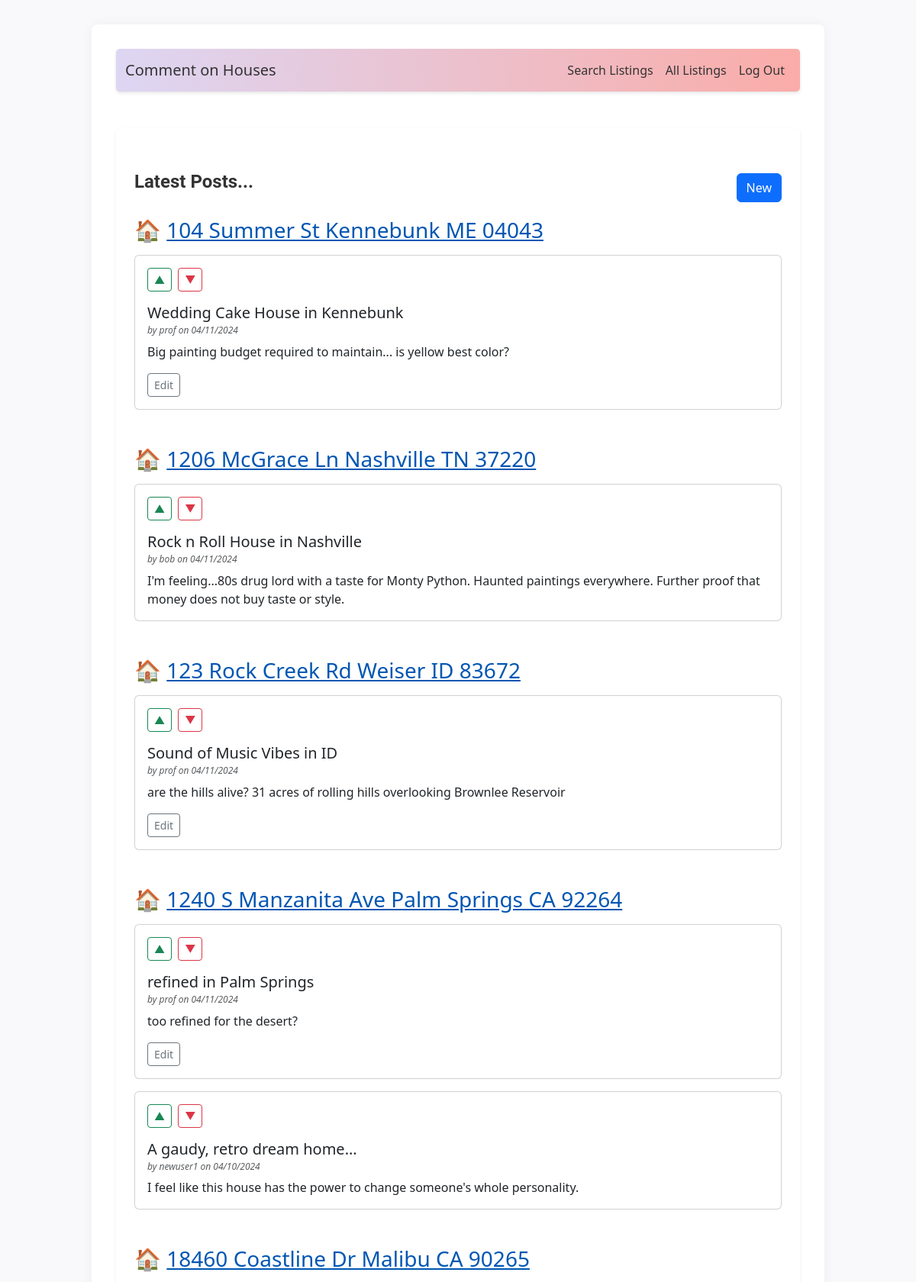
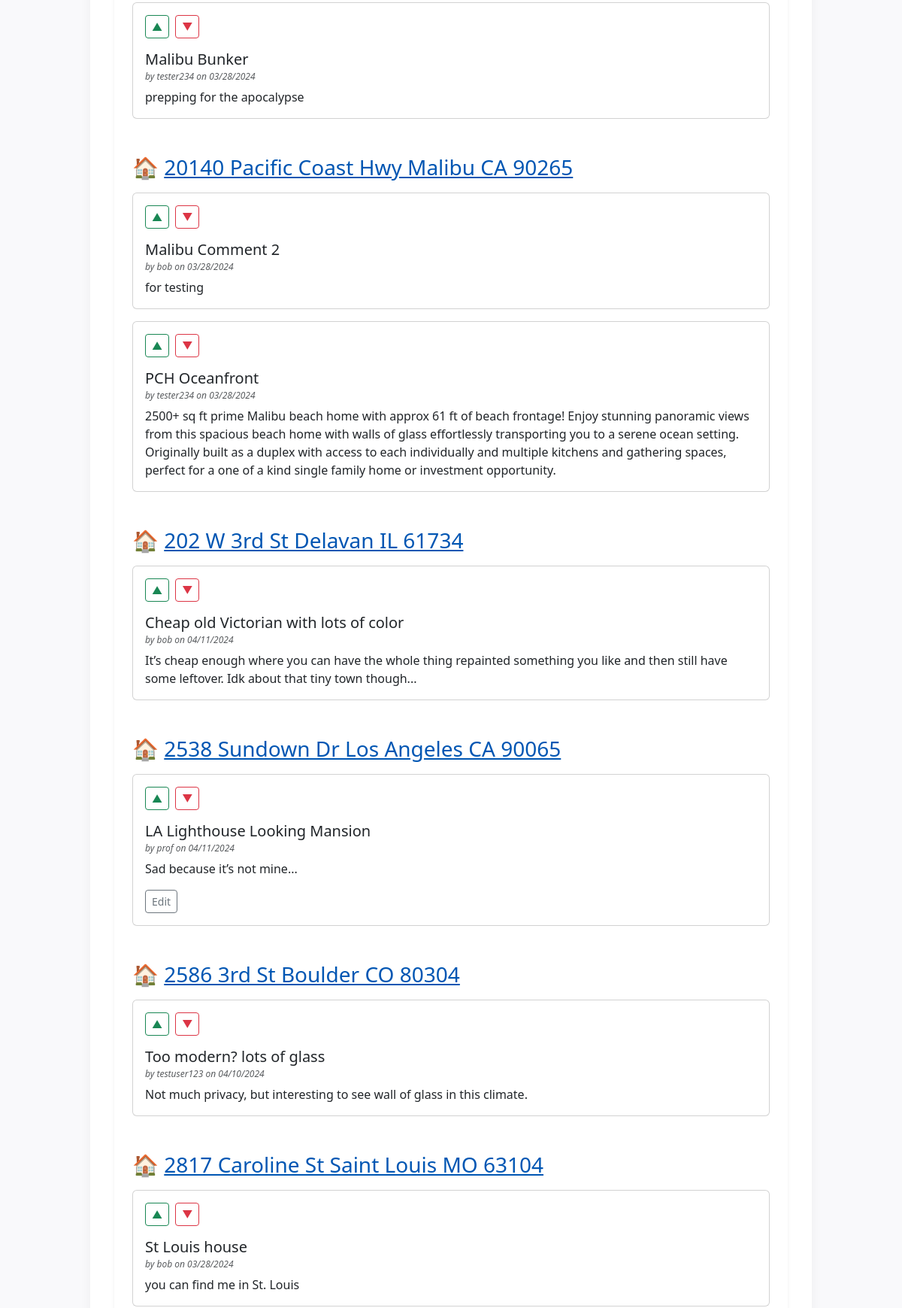
Page / (signed in, upper part) on the committed database (2 pictures, top to bottom).
### tables this page shows
CREATE TABLE post (
  id INTEGER PRIMARY KEY AUTOINCREMENT,
  author_id INTEGER NOT NULL,
  created TIMESTAMP NOT NULL DEFAULT CURRENT_TIMESTAMP,
  title TEXT NOT NULL,
  body TEXT NOT NULL,
  listing TEXT,
  state TEXT,
  FOREIGN KEY (author_id) REFERENCES user (id)
);

CREATE TABLE user (
  id INTEGER PRIMARY KEY AUTOINCREMENT,
  username TEXT UNIQUE NOT NULL,
  password TEXT NOT NULL
);

### flaskr/blog.py (the view)
@bp.route('/')
def index():
    db = get_db()
    posts = db.execute(
        'SELECT p.id, title, body, created, author_id, username, listing'
        ' FROM post p JOIN user u ON p.author_id = u.id'
        ' ORDER BY listing, created DESC'
    ).fetchall()
    posts = [dict(post) for post in posts]
    for post in posts:
        if post['listing']:
            parsed_address, state = parse_address_from_listing(post['listing'])
            post['parsed_address'] = parsed_address
            post['state'] = state
    grouped_posts = {k: list(v) for k, v in groupby (posts, key=itemgetter('listing'))}
    return render_template('blog/index.html', grouped_posts=grouped_posts)

### flaskr/auth.py (called while the page is built)
@bp.before_app_request
def load_logged_in_user():
    user_id = session.get('user_id')
    if user_id is None:
        g.user = None
    else:
        g.user = get_db().execute(
            'SELECT * FROM user WHERE id = ?', (user_id,)
        ).fetchone()

### flaskr/blog.py (called while the page is built)
def parse_address_from_listing(listing_url):
    house_emoji = '\U0001F3E0'
    parts = listing_url.split('/')
    address_part = parts[4]
    address = address_part.replace('-', ' ')
    state = address[-8:-6]
    formatted_address = f"{house_emoji} <a href='{listing_url}' target='_blank'>{address}</a>"
    return formatted_address, state

### flaskr/db.py (called while the page is built)
def get_db():
    if 'db' not in g:
        g.db = sqlite3.connect(
            current_app.config['DATABASE'],
            detect_types=sqlite3.PARSE_DECLTYPES
        )
        g.db.row_factory = sqlite3.Row
    return g.db

### flaskr/templates/blog/index.html (shortened to what this page needs)
{% extends 'base.html' %}
{% block header %}
<div class="container mt-4">
  <div class="d-flex justify-content-between align-items-center">
    <h1 class="fw-bold">{% block title %}Latest Posts...{% endblock %}</h1>
    {% if g.user %}
      <a class="btn btn-primary" href="{{ url_for('blog.create') }}">New</a>
    {% endif %}
  </div>
</div>
{% endblock %}
{% block content %}
<div class="container mt-3">
  {% for listing, posts in grouped_posts.items() %}
    <section class="mb-5">
      <h2 class="mb-3">{{ posts[0].parsed_address|safe }}</h2>
      {% for post in posts %}
        <div class="card mb-3">
          <div class="card-body">
            <div class="d-flex align-items-center mb-3">
              <form action="{{ url_for('blog.vote') }}" method="post" class="me-2">
                <button type="submit" name="vote_type" value="1" class="btn btn-outline-success btn-sm">&#x25B2; </button>
              </form>
              <form action="{{ url_for('blog.vote') }}" method="post" class="me-2">
                <button type="submit" name="vote_type" value="-1" class="btn btn-outline-danger btn-sm">&#x25BC; </button>
              </form>
            </div>
            <h3 class="card-title smaller-size">{{ post['title'] }}</h3>
            <h6 class="card-subtitle mb-2 text-muted h6-reduce">
              <em>by {{ post['username'] }} on {{ post['created'].strftime('%m/%d/%Y') }}</em>
            </h6>
            <p class="card-text">{{ post['body'] }}</p>
            {% if g.user['id'] == post['author_id'] %}
              <a class="btn btn-outline-secondary btn-sm" href="{{ url_for('blog.update', id=post['id']) }}">Edit</a>
            {% endif %}
          </div>
        </div>
      {% endfor %}
    </section>
  {% endfor %}
</div>
{% endblock %}

### flaskr/static/style.css (style rules this page uses)
html { font-family: "Roboto", sans-serif; background: #f9f9fb; color: #424242; line-height: 1.6; }
body { max-width: 80vw; margin: 2rem auto; background: #fff; padding: 2rem; box-shadow: 0 0 15px rgba(0, 0, 0, 0.05); border-radius: 8px; }
h1 { font-family: 'Roboto'; color: #333; font-size: 1.5rem; margin: 1rem 0; margin-top: 0; align-self: center; font-weight: bold; }
h2 { font: 'Roboto'; font-size: 1.75rem; }
.smaller-size { font-size: 1.25rem; }
.h6-reduce { font-size: .75rem; }
a { color: #0056b3; text-decoration: underline; }

### rows in the picture
post: posts "🏠 104 Summer St Kennebunk ME 04043", title "Wedding Cake House in Kennebunk", username "prof", created "04/11/2024", body "Big painting budget required to maintain... is yellow best color?"
post: posts "🏠 1206 McGrace Ln Nashville TN 37220", title "Rock n Roll House in Nashville", username "bob", created "04/11/2024", body "I'm feeling...80s drug lord with a taste for Monty Python. Haunted paintings everywhere. Further proof that money does not buy taste or style."
post: posts "🏠 123 Rock Creek Rd Weiser ID 83672", title "Sound of Music Vibes in ID", username "prof", created "04/11/2024", body "are the hills alive? 31 acres of rolling hills overlooking Brownlee Reservoir"
post: posts "🏠 1240 S Manzanita Ave Palm Springs CA 92264", title "refined in Palm Springs", username "prof", created "04/11/2024", body "too refined for the desert?"
post: title "A gaudy, retro dream home...", username "newuser1", created "04/10/2024", body "I feel like this house has the power to change someone's whole personality."
post: posts "🏠 18460 Coastline Dr Malibu CA 90265", title "Malibu Bunker", username "tester234", created "03/28/2024", body "prepping for the apocalypse"
post: posts "🏠 20140 Pacific Coast Hwy Malibu CA 90265", title "Malibu Comment 2", username "bob", created "03/28/2024", body "for testing"
post: title "PCH Oceanfront", username "tester234", created "03/28/2024", body "2500+ sq ft prime Malibu beach home with approx 61 ft of beach frontage! Enjoy stunning panoramic views from this spacious beach home with walls of glass effortlessly transporting you to a serene ocean setting. Originally built as a duplex with access to each individually and multiple kitchens and gathering spaces, perfect for a one of a kind single family home or investment opportunity."
post: posts "🏠 202 W 3rd St Delavan IL 61734", title "Cheap old Victorian with lots of color", username "bob", created "04/11/2024", body "It’s cheap enough where you can have the whole thing repainted something you like and then still have some leftover. Idk about that tiny town though..."
post: posts "🏠 2538 Sundown Dr Los Angeles CA 90065", title "LA Lighthouse Looking Mansion", username "prof", created "04/11/2024", body "Sad because it’s not mine..."
post: posts "🏠 2586 3rd St Boulder CO 80304", title "Too modern? lots of glass", username "testuser123", created "04/10/2024", body "Not much privacy, but interesting to see wall of glass in this climate."
post: posts "🏠 2817 Caroline St Saint Louis MO 63104", title "St Louis house", username "bob", created "03/28/2024", body "you can find me in St. Louis"
